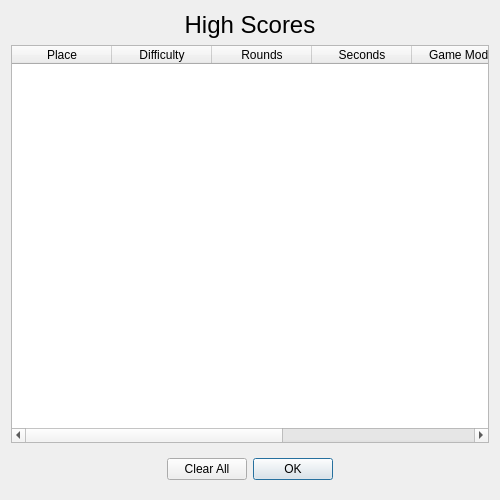
<?xml version="1.0" encoding="UTF-8"?>
<ui version="4.0">
 <class>HighScores</class>
 <widget class="QWidget" name="HighScores">
  <property name="windowModality">
   <enum>Qt::WindowModal</enum>
  </property>
  <property name="geometry">
   <rect>
    <x>0</x>
    <y>0</y>
    <width>500</width>
    <height>500</height>
   </rect>
  </property>
  <property name="sizePolicy">
   <sizepolicy hsizetype="Expanding" vsizetype="Expanding">
    <horstretch>0</horstretch>
    <verstretch>0</verstretch>
   </sizepolicy>
  </property>
  <property name="windowTitle">
   <string>High Scores</string>
  </property>
  <layout class="QGridLayout" name="gridLayout">
   <item row="1" column="0">
    <widget class="QTableWidget" name="tableWidget">
     <property name="editTriggers">
      <set>QAbstractItemView::NoEditTriggers</set>
     </property>
     <property name="selectionBehavior">
      <enum>QAbstractItemView::SelectRows</enum>
     </property>
     <attribute name="horizontalHeaderCascadingSectionResizes">
      <bool>false</bool>
     </attribute>
     <attribute name="horizontalHeaderMinimumSectionSize">
      <number>60</number>
     </attribute>
     <attribute name="horizontalHeaderStretchLastSection">
      <bool>true</bool>
     </attribute>
     <attribute name="verticalHeaderVisible">
      <bool>false</bool>
     </attribute>
     <attribute name="verticalHeaderCascadingSectionResizes">
      <bool>false</bool>
     </attribute>
     <attribute name="verticalHeaderShowSortIndicator" stdset="0">
      <bool>true</bool>
     </attribute>
     <attribute name="verticalHeaderStretchLastSection">
      <bool>false</bool>
     </attribute>
     <column>
      <property name="text">
       <string>Place</string>
      </property>
     </column>
     <column>
      <property name="text">
       <string>Difficulty</string>
      </property>
     </column>
     <column>
      <property name="text">
       <string>Rounds</string>
      </property>
     </column>
     <column>
      <property name="text">
       <string>Seconds</string>
      </property>
     </column>
     <column>
      <property name="text">
       <string>Game Mode</string>
      </property>
     </column>
     <column>
      <property name="text">
       <string>Package</string>
      </property>
     </column>
     <column>
      <property name="text">
       <string>Name</string>
      </property>
     </column>
    </widget>
   </item>
   <item row="0" column="0">
    <widget class="QLabel" name="label">
     <property name="font">
      <font>
       <pointsize>18</pointsize>
      </font>
     </property>
     <property name="text">
      <string>High Scores</string>
     </property>
     <property name="alignment">
      <set>Qt::AlignCenter</set>
     </property>
    </widget>
   </item>
   <item row="3" column="0">
    <layout class="QHBoxLayout" name="horizontalLayout">
     <item alignment="Qt::AlignHCenter">
      <widget class="QWidget" name="widget" native="true">
       <property name="sizePolicy">
        <sizepolicy hsizetype="Expanding" vsizetype="Preferred">
         <horstretch>0</horstretch>
         <verstretch>0</verstretch>
        </sizepolicy>
       </property>
       <layout class="QHBoxLayout" name="horizontalLayout_2">
        <item alignment="Qt::AlignHCenter">
         <widget class="QPushButton" name="clearPushButton">
          <property name="text">
           <string>Clear All</string>
          </property>
         </widget>
        </item>
        <item alignment="Qt::AlignHCenter">
         <widget class="QDialogButtonBox" name="buttonBox">
          <property name="sizePolicy">
           <sizepolicy hsizetype="Fixed" vsizetype="Fixed">
            <horstretch>0</horstretch>
            <verstretch>0</verstretch>
           </sizepolicy>
          </property>
          <property name="standardButtons">
           <set>QDialogButtonBox::Ok</set>
          </property>
          <property name="centerButtons">
           <bool>true</bool>
          </property>
         </widget>
        </item>
       </layout>
      </widget>
     </item>
    </layout>
   </item>
  </layout>
 </widget>
 <tabstops>
  <tabstop>tableWidget</tabstop>
  <tabstop>clearPushButton</tabstop>
 </tabstops>
 <resources/>
 <connections/>
</ui>
